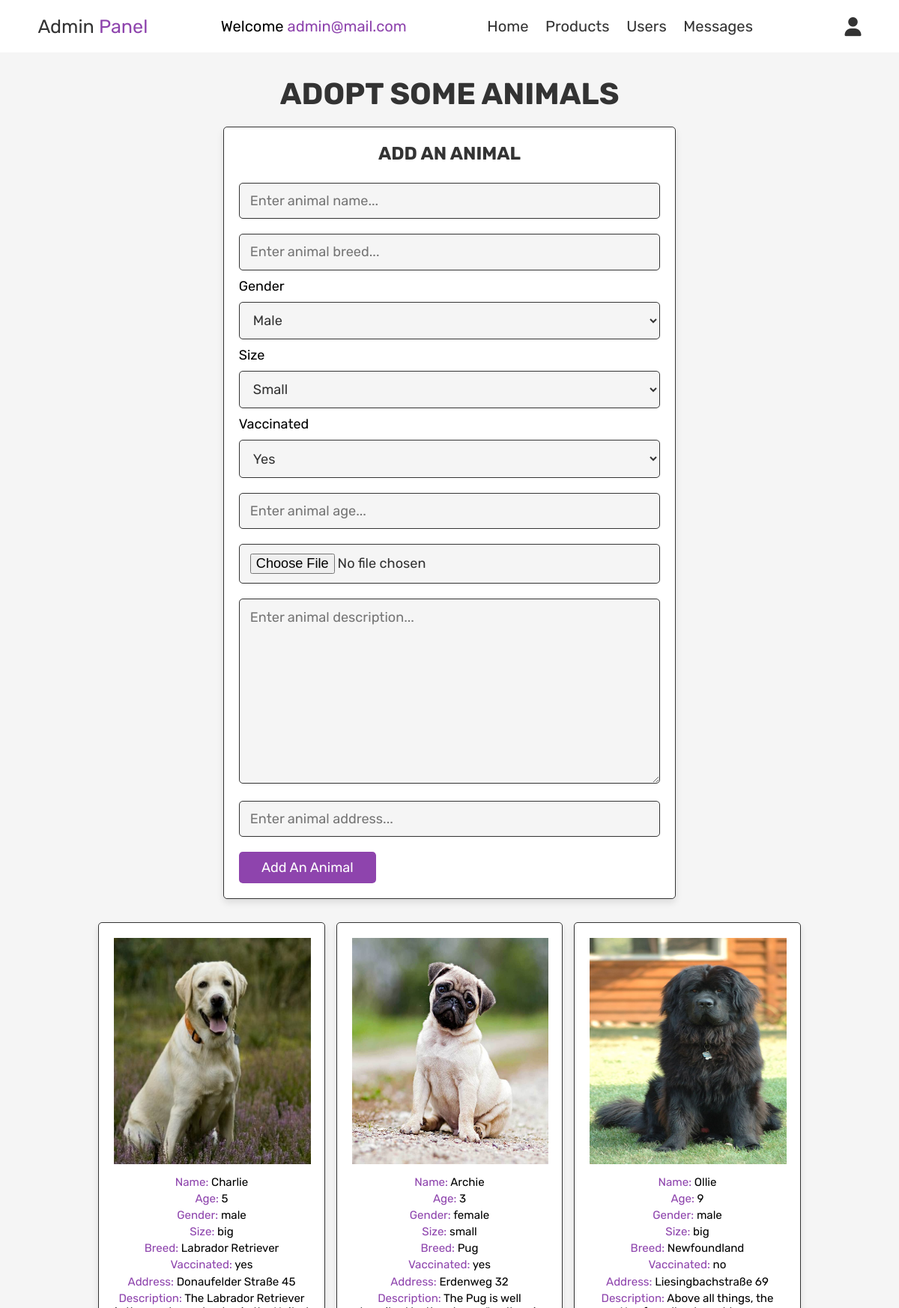
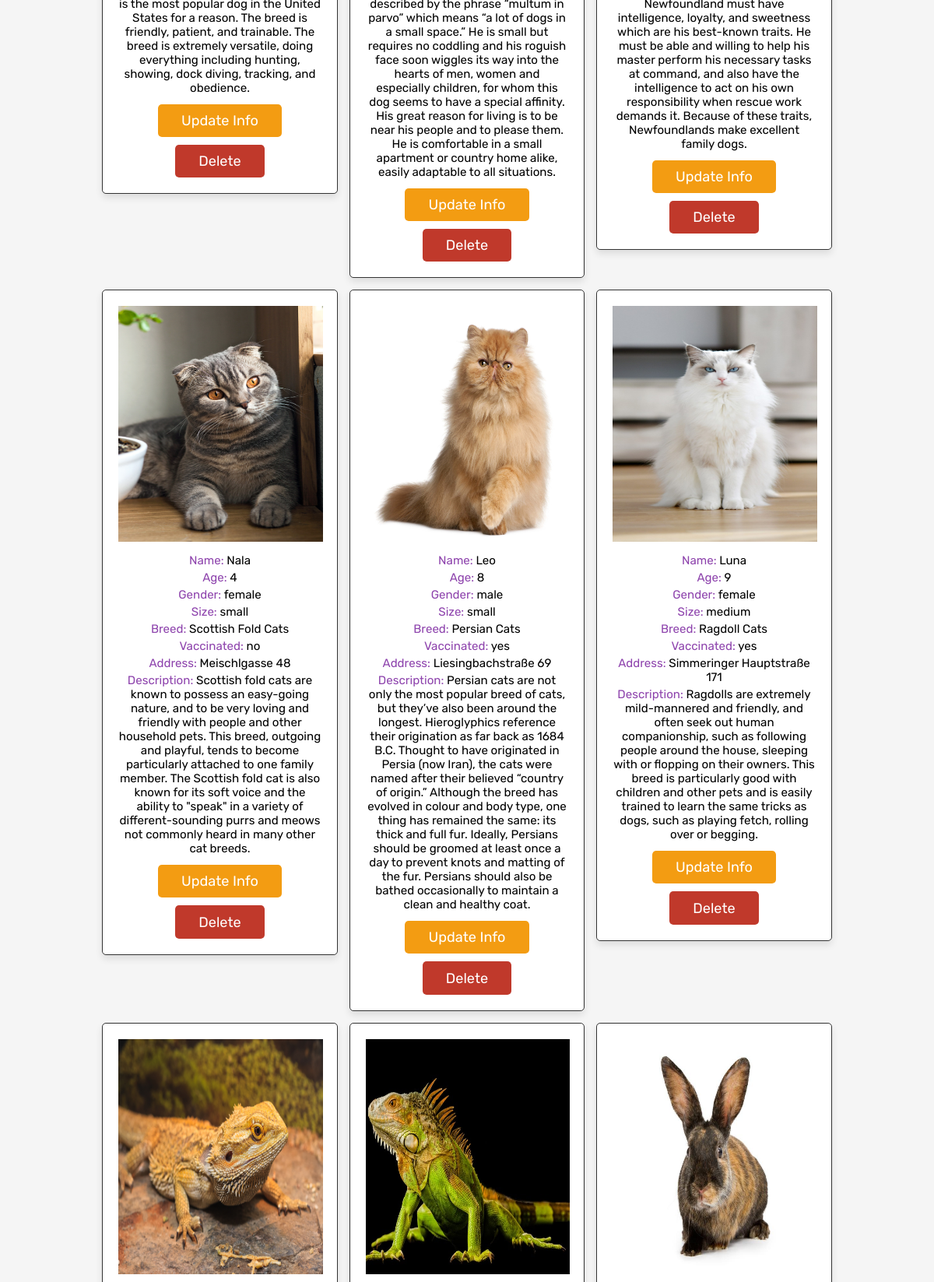
Screenshot of /admin_products.php (signed in, upper part) with the database file from the repository (2 pictures, top to bottom).
### tables this page shows
CREATE TABLE `animals` (
  `id` int(100) NOT NULL,
  `user_id` int(100) NOT NULL,
  `name` varchar(100) NOT NULL,
  `age` int(50) NOT NULL,
  `gender` varchar(100) NOT NULL,
  `breed` varchar(100) NOT NULL,
  `size` varchar(100) NOT NULL,
  `vaccine` varchar(100) NOT NULL,
  `image` varchar(200) NOT NULL,
  `address` varchar(500) NOT NULL,
  `description` varchar(1000) NOT NULL
);

### admin_products.php (the view, shortened to what this page needs)
<?php
require_once './config.php';
?>
<!DOCTYPE html>
<html lang="en">
<head>
    <link rel="stylesheet" href="https://cdnjs.cloudflare.com/ajax/libs/font-awesome/6.2.1/css/all.min.css" />
    <link rel="stylesheet" href="./style/admin_style.css">
</head>
<body>
    <?php
    require_once 'admin_header.php';
    ?>
    <section class="add-animals">
        <h1 class="title">Adopt some Animals</h1>
        <form action="" method="post" enctype="multipart/form-data">
            <h3>Add an Animal</h3>
            <input type="text" class="box" name="name" placeholder="Enter animal name..." required>
            <input type="text" class="box" name="breed" placeholder="Enter animal breed..." required>
            <label for="gender">Gender</label>
            <select class="box" name="gender" required>
                <option value="male">Male</option>
            </select>
            <label for="size">Size</label>
            <select class="box" name="size" required>
                <option value="small">Small</option>
            </select>
            <label for="vaccine">Vaccinated</label>
            <select class="box" name="vaccine" required>
                <option value="yes">Yes</option>
            </select>
            <input type="number" class="box" min="1" max="20" name="age" placeholder="Enter animal age..." required>
            <input type="file" class="box" name="image" accept="image/jpg, image/jpeg, image/png" required>
            <textarea name="description" cols="30" rows="10" class="box" placeholder="Enter animal description..."></textarea>
            <input type="text" class="box" name="address" placeholder="Enter animal address..." required>
            <input type="submit" value="Add an Animal" name="add_animal" class="btn">
        </form>
    </section>
    <section class="show-animals">
        <div class="box-container">
            <?php
            $select_animals = mysqli_query($connect, "SELECT * FROM `animals`") or die('Query failed');
            if (mysqli_num_rows($select_animals) > 0) {
                while ($fetch_animals = mysqli_fetch_assoc($select_animals)) {
            ?>
                    <div class="box">
                        <img src="uploaded_img/<?php echo $fetch_animals['image'] ?>" alt="">
                        <div class="data"><span>Name:</span> <?php echo $fetch_animals['name'] ?></div>
                        <div class="data"><span>Age:</span> <?php echo $fetch_animals['age'] ?></div>
                        <div class="data"><span>Gender:</span> <?php echo $fetch_animals['gender'] ?></div>
                        <div class="data"><span>Size:</span> <?php echo $fetch_animals['size'] ?></div>
                        <div class="data"><span>Breed:</span> <?php echo $fetch_animals['breed'] ?></div>
                        <div class="data"><span>Vaccinated:</span> <?php echo $fetch_animals['vaccine'] ?></div>
                        <div class="data"><span>Address:</span> <?php echo $fetch_animals['address'] ?></div>
                        <div class="data"><span>Description:</span> <?php echo $fetch_animals['description'] ?></div>
                        <a href="admin_products.php?update=<?php echo $fetch_animals['id']; ?>" class="option-btn">Update Info</a>
                        <a href="admin_products.php?delete=<?php echo $fetch_animals['id']; ?>" class="delete-btn" onclick="return confirm('Are you sure you want to delete this Animal ?')">Delete</a>
                    </div>
            <?php
                }
            } else {
                echo '<p class="empty">No Animals has been added yet</p>';
            }
            ?>
        </div>
    </section>
</body>
</html>

### admin_header.php (shortened to what this page needs)
<header class="header">
    <div class="flex">
        <a href="admin_page.php" class="logo">Admin <span>Panel</span></a>
        <p id="greeting">Welcome <span><?php echo $_SESSION['admin_email']; ?></span></p>
        <nav class="navbar">
            <a href="admin_page.php">Home</a>
            <a href="admin_products.php">Products</a>
            <a href="admin_users.php">Users</a>
            <a href="admin_contacts.php">Messages</a>
        </nav>
        <div class="icons">
            <div id="user-btn" class="fas fa-user"></div>
        </div>
    </div>
</header>

### style/admin_style.css (style rules this page uses)
:root { --purple: #8e44ad; --red: #c0392b; --orange: #f39c12; --black: #333; --white: #fff; --light-color: #666; --light-white: #ccc; --light-bg: #f5f5f5; --border: 0.1rem solid var(--black); --box-shadow: 0 0.5rem 1rem rgba(0, 0, 0, 0.1); }
* { font-family: "Rubik", sans-serif; margin: 0; padding: 0; box-sizing: border-box; outline: none; border: none; text-decoration: none; transition: all 0.2s linear; }
body { background-color: var(--light-bg); }
html { font-size: 63%; overflow-x: hidden; }
.title { text-align: center; margin-bottom: 2rem; text-transform: uppercase; color: var(--black); font-size: 4rem; }
.header { position: -webkit-sticky; position: sticky; top: 0; left: 0; right: 0; z-index: 1000; background-color: var(--white); }
.header .flex { display: flex; align-items: center; padding: 2rem 5rem; justify-content: space-between; position: relative; max-width: 1200px; margin: 0 auto; }
.header .flex #greeting { font-size: 2rem; }
.header .flex #greeting span { color: var(--purple); }
.header .flex .icons div { margin-left: 1.5rem; font-size: 2.5rem; cursor: pointer; color: var(--black); }
.header .flex .navbar a { margin: 0 1rem; font-size: 2rem; color: var(--black); }
.header .flex .logo { font-size: 2.5rem; color: var(--black); }
.header .flex .logo span { color: var(--purple); }
.btn, .option-btn, .delete-btn, .white-btn { display: inline-block; margin-top: 1rem; padding: 1rem 3rem; cursor: pointer; color: var(--white); font-size: 1.8rem; border-radius: 0.5rem; text-transform: capitalize; }
.btn, .white-btn { background-color: var(--purple); }
.option-btn { background-color: var(--orange); }
.delete-btn { background-color: var(--red); }
section { padding: 3rem 2rem; }
.add-animals form { background-color: var(--white); border-radius: 0.5rem; padding: 2rem; box-shadow: var(--box-shadow); border: var(--border); max-width: 60rem; margin: 0 auto; }
.add-animals form label { font-size: 18px; }
.add-animals form .box { width: 100%; background-color: var(--light-bg); border-radius: 0.5rem; margin: 1rem 0; padding: 1.2rem 1.4rem; color: var(--black); font-size: 1.8rem; border: var(--border); }
.add-animals form h3 { font-size: 2.4rem; text-align: center; text-transform: uppercase; color: var(--black); margin-bottom: 1.5rem; }
.show-animals { padding-top: 0; }
.show-animals .box-container { display: grid; grid-template-columns: repeat(auto-fit, 30rem); justify-content: center; gap: 1.5rem; max-width: 1200px; margin: 0 auto; align-items: flex-start; }
.show-animals .box-container .box { text-align: center; padding: 2rem; border: var(--border); border-radius: 0.5rem; box-shadow: var(--box-shadow); background-color: var(--white); overflow: hidden; }
.show-animals .box-container .box .data { padding: 0.2rem 0; font-size: 1.5rem; }
.show-animals .box-container .box .data span { color: var(--purple); }
.show-animals .box-container .box img { height: 30rem; width: 26rem; margin-bottom: 1rem; }

### rows the page displays
animals: image (picture), name "Charlie", age "5", gender "male", size "big", breed "Labrador Retriever", vaccine "yes", address "Donaufelder Straße 45", description "The Labrador Retriever is the most popular dog in the United States for a reason. The breed is friendly, patient, and trainable. The breed is extremely versatile, doing everything including hunting, showing, dock diving, tracking, and obedience."
animals: image (picture), name "Archie", age "3", gender "female", size "small", breed "Pug", vaccine "yes", address "Erdenweg 32", description "The Pug is well described by the phrase “multum in parvo” which means “a lot of dogs in a small space.” He is small but requires no coddling and his roguish face soon wiggles its way into the hearts of men, women and especially children, for whom this dog seems to have a special affinity. His great reason for living is to be near his people and to please them. He is comfortable in a small apartment or country home alike, easily adaptable to all situations."
animals: image (picture), name "Ollie", age "9", gender "male", size "big", breed "Newfoundland", vaccine "no", address "Liesingbachstraße 69", description "Above all things, the Newfoundland must have intelligence, loyalty, and sweetness which are his best-known traits. He must be able and willing to help his master perform his necessary tasks at command, and also have the intelligence to act on his own responsibility when rescue work demands it. Because of these traits, Newfoundlands make excellent family dogs."
animals: image (picture), name "Nala", age "4", gender "female", size "small", breed "Scottish Fold Cats", vaccine "no", address "Meischlgasse 48", description "Scottish fold cats are known to possess an easy-going nature, and to be very loving and friendly with people and other household pets. This breed, outgoing and playful, tends to become particularly attached to one family member. The Scottish fold cat is also known for its soft voice and the ability to \"speak\" in a variety of different-sounding purrs and meows not commonly heard in many other cat breeds."
animals: image (picture), name "Leo", age "8", gender "male", size "small", breed "Persian Cats", vaccine "yes", address "Liesingbachstraße 69", description "Persian cats are not only the most popular breed of cats, but they’ve also been around the longest. Hieroglyphics reference their origination as far back as 1684 B.C. Thought to have originated in Persia (now Iran), the cats were named after their believed “country of origin.” Although the breed has evolved in colour and body type, one thing has remained the same: its thick and full fur. Ideally, Persians should be groomed at least once a day to prevent knots and matting of the fur. Persians should also be bathed occasionally to maintain a clean and healthy coat."
animals: image (picture), name "Luna", age "9", gender "female", size "medium", breed "Ragdoll Cats", vaccine "yes", address "Simmeringer Hauptstraße 171", description "Ragdolls are extremely mild-mannered and friendly, and often seek out human companionship, such as following people around the house, sleeping with or flopping on their owners. This breed is particularly good with children and other pets and is easily trained to learn the same tricks as dogs, such as playing fetch, rolling over or begging."
animals: image (picture)
animals: image (picture)
animals: image (picture)

### other values shown
$_SESSION['admin_email'] "admin@mail.com"
